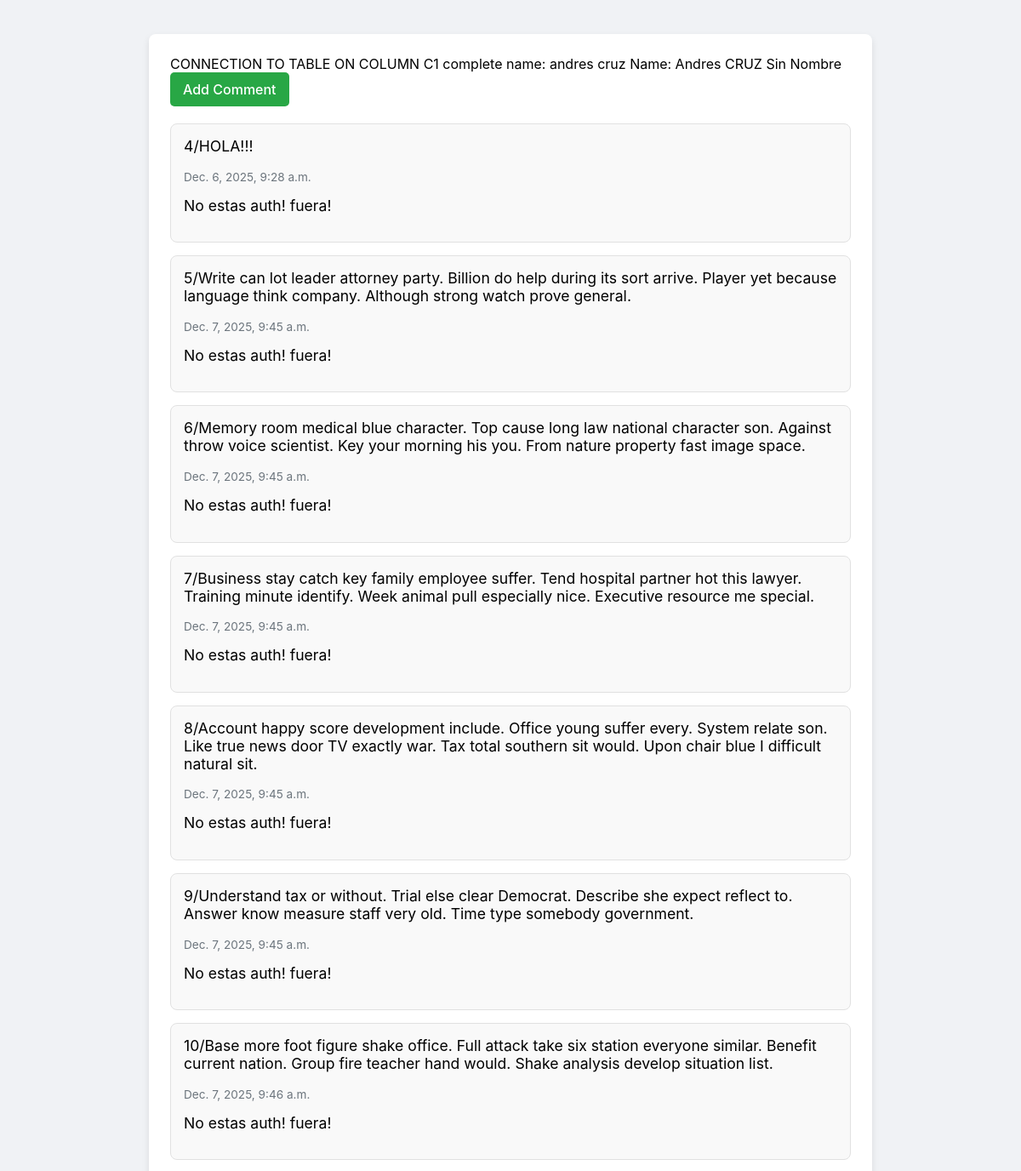
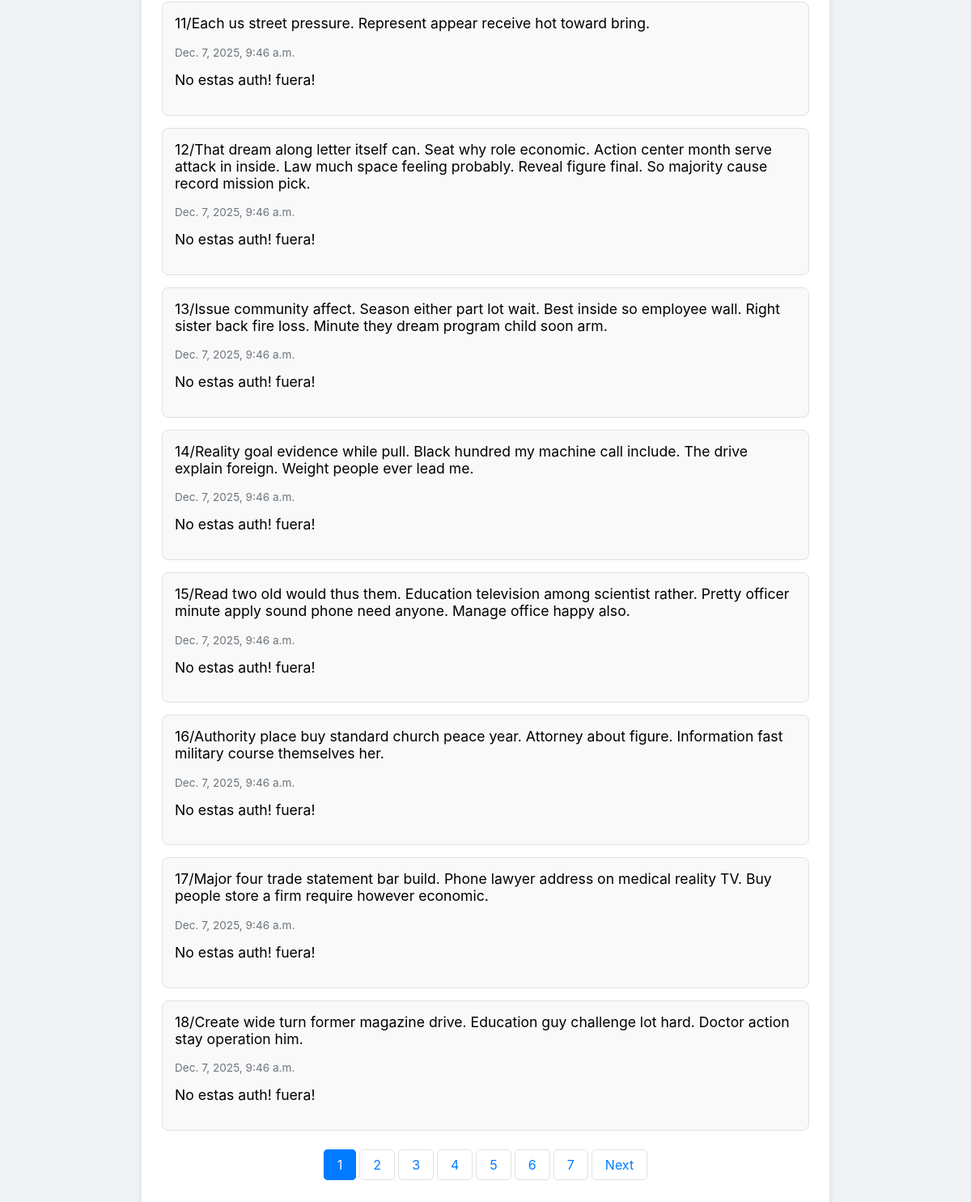
The page / on the database its author committed (2 pictures, top to bottom).
### comments/models.py (models this page shows, shortened)
class Comment(models.Model):
    text = models.TextField()
    date_posted = models.DateTimeField(auto_now_add=True)
    element = models.ForeignKey(Element, on_delete=models.SET_NULL, null=True)

### comments/views.py (the view)
# urls.py: path('', views.index, name='index'),
def index(request):
    comments = Comment.objects.all() # .filter(pk__gt = 50)
    paginator = Paginator(comments, 15)
    page_number = request.GET.get('page')
    comments_page = paginator.get_page(page_number)
    return render(request,'comments/index.html',{'comments':comments_page})

### elements/templatetags/custom_tags.py (called while the page is built)
@register.simple_tag(name='my_connection')
def my_connection(table: str, column: str) -> str:
    return f"CONNECTION TO {table.upper()} ON COLUMN {column.upper()}"

@register.filter(name='my_name')
def name(value: str) -> str:
    if(value):
        return f"Name: {value}"
    return f"Sin Nombre"

@register.filter(name='my_complete_name')
def name(name: str, surname: str) -> str:
    return f"COMPLETE NAME: {name} {surname}"

### comments/templates/comments/index.html (shortened to what this page needs)
{% extends "base.html" %}
{% block content %}
{% load custom_tags %}
<div class="container">
    {% my_connection "table" "C1" %}
    {{ "Andres"|my_complete_name:"CRUZ"|lower }}
    {{ "Andres CRUZ"|my_name }}
    {{ ""|my_name }}
    <a href="{% url 'comments:add' %}" class="add-link">Add Comment</a>
    {% for c in comments %}
    <div class="comment-card">
        <p>{{ c.id }}/{{ c.text }}</p>
        <p class="date">{{ c.date_posted }}</p>
        <div class="comment-actions">
            {% if request.user.id %}
            <a href="{% url 'comments:update' c.id %}" class="btn btn-edit">Edit</a>
            <form action="{% url 'comments:delete' c.id %}" method="post">
                {% csrf_token %}
                <button type="submit" class="btn btn-delete">Delete</button>
            </form>
            {% else %}
                <p>No estas auth! fuera!</p>
            {% endif %}
        </div>
    </div>
    {%  empty %}
        <p>No comments available.</p>
    {% endfor %}
    {% include 'partials/pagination.html' with page_obj=comments %}
</div>
{% endblock content %}

### elements/static/css/styles.css (style rules this page uses)
body { font-family: -apple-system, BlinkMacSystemFont, "Segoe UI", Roboto, Helvetica, Arial, sans-serif; background-color: #f0f2f5; margin: 0; padding: 20px; }
.container { max-width: 800px; margin: 20px auto; background-color: #ffffff; padding: 25px; border-radius: 8px; box-shadow: 0 4px 8px rgba(0, 0, 0, 0.1); }
.add-link { display: inline-block; margin-bottom: 20px; padding: 10px 15px; background-color: #28a745; color: white; text-decoration: none; border-radius: 5px; font-weight: 500; }
.comment-card { border: 1px solid #e1e1e1; padding: 15px; margin-bottom: 15px; border-radius: 8px; background-color: #f9f9f9; }
.comment-card p:first-child { font-size: 1.1em; margin-top: 0; }
.comment-card .date { font-size: 0.85em; color: #6c757d; margin-bottom: 15px; }
.comment-actions { display: flex; align-items: center; gap: 10px; }

### rows shown on the page
Comment: id "4", text "HOLA!!!", date_posted "Dec. 6, 2025, 9:28 a.m."
Comment: id "5", text "Write can lot leader attorney party. Billion do help during its sort arrive. Player yet because language think company. Although strong watch prove general.", date_posted "Dec. 7, 2025, 9:45 a.m."
Comment: id "6", text "Memory room medical blue character. Top cause long law national character son. Against throw voice scientist. Key your morning his you. From nature property fast image space.", date_posted "Dec. 7, 2025, 9:45 a.m."
Comment: id "7", text "Business stay catch key family employee suffer. Tend hospital partner hot this lawyer. Training minute identify. Week animal pull especially nice. Executive resource me special.", date_posted "Dec. 7, 2025, 9:45 a.m."
Comment: id "8", text "Account happy score development include. Office young suffer every. System relate son. Like true news door TV exactly war. Tax total southern sit would. Upon chair blue I difficult natural sit.", date_posted "Dec. 7, 2025, 9:45 a.m."
Comment: id "9", text "Understand tax or without. Trial else clear Democrat. Describe she expect reflect to. Answer know measure staff very old. Time type somebody government.", date_posted "Dec. 7, 2025, 9:45 a.m."
Comment: id "10", text "Base more foot figure shake office. Full attack take six station everyone similar. Benefit current nation. Group fire teacher hand would. Shake analysis develop situation list.", date_posted "Dec. 7, 2025, 9:46 a.m."
Comment: id "11", text "Each us street pressure. Represent appear receive hot toward bring.", date_posted "Dec. 7, 2025, 9:46 a.m."
Comment: id "12", text "That dream along letter itself can. Seat why role economic. Action center month serve attack in inside. Law much space feeling probably. Reveal figure final. So majority cause record mission pick.", date_posted "Dec. 7, 2025, 9:46 a.m."
Comment: id "13", text "Issue community affect. Season either part lot wait. Best inside so employee wall. Right sister back fire loss. Minute they dream program child soon arm.", date_posted "Dec. 7, 2025, 9:46 a.m."
Comment: id "14", text "Reality goal evidence while pull. Black hundred my machine call include. The drive explain foreign. Weight people ever lead me.", date_posted "Dec. 7, 2025, 9:46 a.m."
Comment: id "15", text "Read two old would thus them. Education television among scientist rather. Pretty officer minute apply sound phone need anyone. Manage office happy also.", date_posted "Dec. 7, 2025, 9:46 a.m."
Comment: id "16", text "Authority place buy standard church peace year. Attorney about figure. Information fast military course themselves her.", date_posted "Dec. 7, 2025, 9:46 a.m."
Comment: id "17", text "Major four trade statement bar build. Phone lawyer address on medical reality TV. Buy people store a firm require however economic.", date_posted "Dec. 7, 2025, 9:46 a.m."
Comment: id "18", text "Create wide turn former magazine drive. Education guy challenge lot hard. Doctor action stay operation him.", date_posted "Dec. 7, 2025, 9:46 a.m."

### other values the page prints
{{ "Andres"|my_complete_name:"CRUZ"|lower }} "complete name: andres cruz"
{{ "Andres CRUZ"|my_name }} "Name: Andres CRUZ"
{{ ""|my_name }} "Sin Nombre"
{{ i }} "1"
{{ i }} "2" "3" "4" "5" "6" "7"
